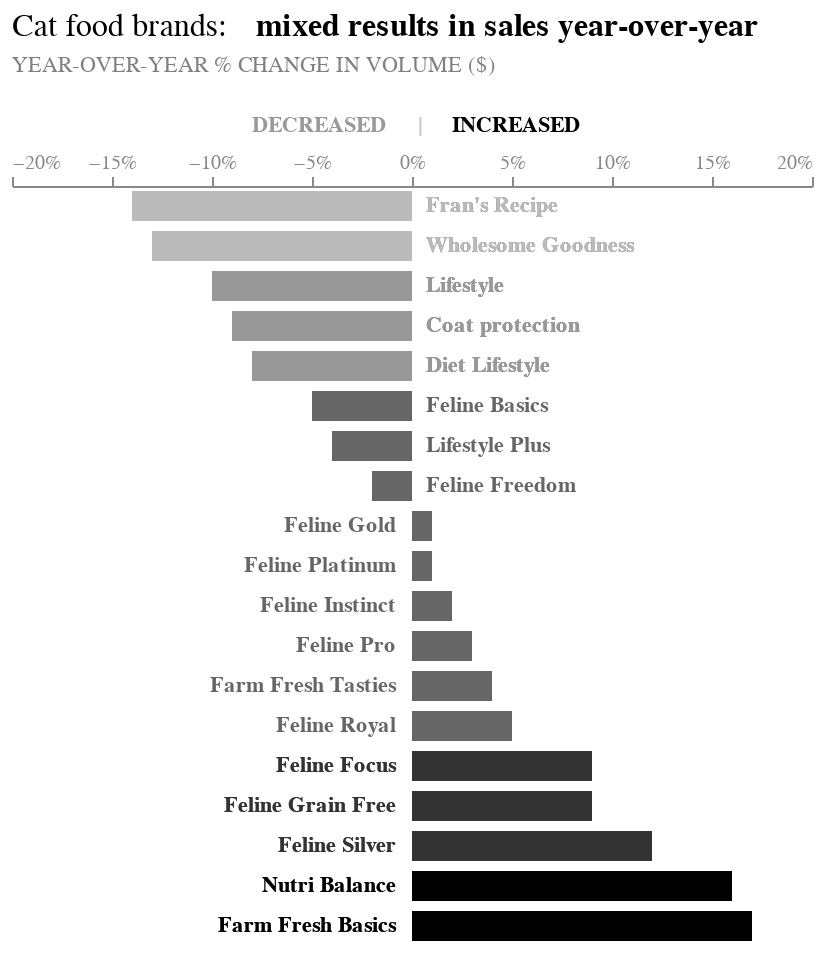

Notebook cell for this chart:
### Markdown cell above
Since the top and bottom colors can not be distinguished easily, we can create a new black and white palette.

### Code cell
chart_gray = alt.Chart(
    table
    ).mark_bar(color = "#666666", size = 15).encode(
    x = alt.X(
        "Change", 
        scale = alt.Scale(domain = [-0.20, 0.20]), 
        axis = alt.Axis(grid = False, orient = "top", 
                        labelColor = "#888888", titleColor = '#888888', 
                        titleFontWeight = 'normal', format = "%"),
        title = None
        ),
    y = alt.Y("Brands", sort = None, axis = None)
    )

chart_light_gray_mix = alt.Chart(table).mark_bar( 
        size = 15
        ).encode(
    x = alt.X(
        "Change", 
        scale = alt.Scale(domain = [-0.20, 0.20]), 
        axis = alt.Axis(grid = False, orient = "top", 
                        labelColor = "#888888", titleColor = '#888888', 
                        titleFontWeight = 'normal', format = "%"),
        title = None
        ),
    y = alt.Y("Brands", sort = None, axis = None),
    color = alt.condition(condition_decreased, alt.value('#bbbbbb'), alt.value('#999999'))
).transform_filter(
    alt.FieldOneOfPredicate(field='Brands', oneOf = ["Fran's Recipe", 'Wholesome Goodness',
                                                     'Lifestyle', 'Coat protection', 'Diet Lifestyle'])
    )

chart_black_mix = alt.Chart(table).mark_bar( 
        size = 15
        ).encode(
    x = alt.X(
        "Change", 
        scale = alt.Scale(domain = [-0.20, 0.20]), 
        axis = alt.Axis(grid = False, orient = "top", 
                        labelColor = "#888888", titleColor = '#888888', 
                        titleFontWeight = 'normal', format = "%"),
        title = None
        ),
    y = alt.Y("Brands", sort = None, axis = None),
    color = alt.condition(condition_increased,
                          alt.value('black'), alt.value('#333333'))
    ).transform_filter(
    alt.FieldOneOfPredicate(field='Brands', oneOf = ['Feline Focus', 'Feline Grain Free', 'Feline Silver',
                                                    'Nutri Balance', 'Farm Fresh Basics'])
    )

label1_gray = alt.Chart(table.loc[table['Change'] < 0]).mark_text(align = 'left', color = "#666666", fontWeight = 700).encode(
    x = alt.value(207),
    y = alt.Y('Brands', sort = None),
    text = alt.Text('Brands')
    )

label2_gray = alt.Chart(table.loc[table['Change'] > 0]).mark_text(align = 'right', color = "#666666", fontWeight = 700).encode(
    x = alt.value(192),
    y = alt.Y('Brands', sort = None),
    text = alt.Text('Brands')
    )

label_light_gray = alt.Chart(table.loc[table['Change'] < 0]).mark_text(align = 'left', fontWeight = 700).encode(
    x = alt.value(207),
    y = alt.Y('Brands', sort = None),
    text = alt.Text('Brands'),
    color = alt.condition(condition_decreased,
                          alt.value('#bbbbbb'), 
                          alt.value('#999999'))
    ).transform_filter(
    alt.FieldOneOfPredicate(field='Brands', oneOf = ["Fran's Recipe", 'Wholesome Goodness',
                                                     'Lifestyle', 'Coat protection', 'Diet Lifestyle'])
    )


label_black = alt.Chart(table.loc[table['Change'] > 0]).mark_text(align = 'right', fontWeight = 700).encode(
    x = alt.value(192),
    y = alt.Y('Brands', sort = None),
    text = alt.Text('Brands'),
    color = alt.condition(condition_increased,
                          alt.value('black'), 
                          alt.value('#333333'))
    ).transform_filter(
    alt.FieldOneOfPredicate(field='Brands', oneOf = ['Feline Focus', 'Feline Grain Free', 'Feline Silver',
                                                    'Nutri Balance', 'Farm Fresh Basics'])
    )

title_bw = alt.Chart(
    {"values": [{"text":  ["Cat food brands:"]}]}
    ).mark_text(
        size = 16, align = "left", dx = -200, dy = -270, fontWeight = 'normal', color = 'black'
        ).encode(
            text = "text:N"
            )

decreased_light_gray = alt.Chart(
    {"values": [{"text":  [
        'DECREASED'
         ]}]}
).mark_text(size = 11, align = "left", dx = -80, dy = -220, fontWeight = 700, color = '#999999').encode(
    text = "text:N"
)

increased_black = alt.Chart(
    {"values": [{"text":  [
            'INCREASED'
         ]}]}
).mark_text(size = 11, align = "left", dx = 20, dy = -220, fontWeight = 700, color = 'black').encode(
    text = "text:N"
)

black_and_white = (chart_gray + chart_light_gray_mix + 
          chart_black_mix + label1_gray + 
          label2_gray + label_light_gray + label_black + 
          title_bw + title_bw_bold_2 + subtitle_bw + 
          decreased_light_gray + increased_black + separation)

black_and_white.properties(width = 400).configure_view(stroke = None)

### Figure 1 — Vega-Lite specification as saved in the notebook (floating-point values rounded to 4 significant figures)
{"config": {"view": {"continuousWidth": 300, "continuousHeight": 300, "stroke": null}}, "layer": [{"mark": {"type": "bar", "color": "#666666", "size": 15}, "encoding": {"x": {"axis": {"format": "%", "grid": false, "labelColor": "#888888", "orient": "top", "titleColor": "#888888", "titleFontWeight": "normal"}, "field": "Change", "scale": {"domain": [-0.2, 0.2]}, "title": null, "type": "quantitative"}, "y": {"axis": null, "field": "Brands", "sort": null, "type": "nominal"}}}, {"mark": {"type": "bar", "size": 15}, "encoding": {"color": {"condition": {"test": "(datum.Brands == \"Fran's Recipe\"|datum.Brands == \"Wholesome Goodness\")", "value": "#bbbbbb"}, "value": "#999999"}, "x": {"axis": {"format": "%", "grid": false, "labelColor": "#888888", "orient": "top", "titleColor": "#888888", "titleFontWeight": "normal"}, "field": "Change", "scale": {"domain": [-0.2, 0.2]}, "title": null, "type": "quantitative"}, "y": {"axis": null, "field": "Brands", "sort": null, "type": "nominal"}}, "transform": [{"filter": {"field": "Brands", "oneOf": ["Fran's Recipe", "Wholesome Goodness", "Lifestyle", "Coat protection", "Diet Lifestyle"]}}]}, {"mark": {"type": "bar", "size": 15}, "encoding": {"color": {"condition": {"test": "(datum.Brands == \"Farm Fresh Basics\"|datum.Brands == \"Nutri Balance\")", "value": "black"}, "value": "#333333"}, "x": {"axis": {"format": "%", "grid": false, "labelColor": "#888888", "orient": "top", "titleColor": "#888888", "titleFontWeight": "normal"}, "field": "Change", "scale": {"domain": [-0.2, 0.2]}, "title": null, "type": "quantitative"}, "y": {"axis": null, "field": "Brands", "sort": null, "type": "nominal"}}, "transform": [{"filter": {"field": "Brands", "oneOf": ["Feline Focus", "Feline Grain Free", "Feline Silver", "Nutri Balance", "Farm Fresh Basics"]}}]}, {"data": {"name": "data-0cc3663d469e54c83c8449d2705bfe37"}, "mark": {"type": "text", "align": "left", "color": "#666666", "fontWeight": 700}, "encoding": {"text": {"field": "Brands", "type": "nominal"}, "x": {"value": 207}, "y": {"field": "Brands", "sort": null, "type": "nominal"}}}, {"data": {"name": "data-ec5f7c8dc3e548f95008aa754a246610"}, "mark": {"type": "text", "align": "right", "color": "#666666", "fontWeight": 700}, "encoding": {"text": {"field": "Brands", "type": "nominal"}, "x": {"value": 192}, "y": {"field": "Brands", "sort": null, "type": "nominal"}}}, {"data": {"name": "data-0cc3663d469e54c83c8449d2705bfe37"}, "mark": {"type": "text", "align": "left", "fontWeight": 700}, "encoding": {"color": {"condition": {"test": "(datum.Brands == \"Fran's Recipe\"|datum.Brands == \"Wholesome Goodness\")", "value": "#bbbbbb"}, "value": "#999999"}, "text": {"field": "Brands", "type": "nominal"}, "x": {"value": 207}, "y": {"field": "Brands", "sort": null, "type": "nominal"}}, "transform": [{"filter": {"field": "Brands", "oneOf": ["Fran's Recipe", "Wholesome Goodness", "Lifestyle", "Coat protection", "Diet Lifestyle"]}}]}, {"data": {"name": "data-ec5f7c8dc3e548f95008aa754a246610"}, "mark": {"type": "text", "align": "right", "fontWeight": 700}, "encoding": {"color": {"condition": {"test": "(datum.Brands == \"Farm Fresh Basics\"|datum.Brands == \"Nutri Balance\")", "value": "black"}, "value": "#333333"}, "text": {"field": "Brands", "type": "nominal"}, "x": {"value": 192}, "y": {"field": "Brands", "sort": null, "type": "nominal"}}, "transform": [{"filter": {"field": "Brands", "oneOf": ["Feline Focus", "Feline Grain Free", "Feline Silver", "Nutri Balance", "Farm Fresh Basics"]}}]}, {"data": {"name": "data-61ed60cd51bbea95a6d688536e3e2c35"}, "mark": {"type": "text", "align": "left", "color": "black", "dx": -200, "dy": -270, "fontWeight": "normal", "size": 16}, "encoding": {"text": {"field": "text", "type": "nominal"}}}, {"data": {"name": "data-3250e3b759259a267385e6508eb69b35"}, "mark": {"type": "text", "align": "left", "color": "black", "dx": -78, "dy": -270, "fontWeight": 700, "size": 16}, "encoding": {"text": {"field": "text", "type": "nominal"}}}, {"data": {"name": "data-ba11cdcb5208607813ec99b1dd569bab"}, "mark": {"type": "text", "align": "left", "color": "gray", "dx": -200, "dy": -250, "fontWeight": "normal", "size": 11}, "encoding": {"text": {"field": "text", "type": "nominal"}}}, {"data": {"name": "data-3ecb015f60fd260c79b4fc4b31f64dd1"}, "mark": {"type": "text", "align": "left", "color": "#999999", "dx": -80, "dy": -220, "fontWeight": 700, "size": 11}, "encoding": {"text": {"field": "text", "type": "nominal"}}}, {"data": {"name": "data-57e7b42d682c5889d2d5910745e9ec89"}, "mark": {"type": "text", "align": "left", "color": "black", "dx": 20, "dy": -220, "fontWeight": 700, "size": 11}, "encoding": {"text": {"field": "text", "type": "nominal"}}}, {"data": {"name": "data-f20e0fb6a7aa96b3235c63a327f85e9f"}, "mark": {"type": "text", "align": "left", "color": "#c6c6c6", "dx": 3, "dy": -220, "fontWeight": 700, "size": 11}, "encoding": {"text": {"field": "text", "type": "nominal"}}}], "data": {"name": "data-9ee411e192bdf834e5a77b44a346fa8f"}, "width": 400, "$schema": "https://vega.github.io/schema/vega-lite/v5.15.1.json", "datasets": {"data-9ee411e192bdf834e5a77b44a346fa8f": [{"spacing for dot plot": 0, "Brands": "Fran's Recipe", "Change": -0.14}, {"spacing for dot plot": 1, "Brands": "Wholesome Goodness", "Change": -0.13}, {"spacing for dot plot": 2, "Brands": "Lifestyle", "Change": -0.1}, {"spacing for dot plot": 3, "Brands": "Coat protection", "Change": -0.09}, {"spacing for dot plot": 4, "Brands": "Diet Lifestyle", "Change": -0.08}, {"spacing for dot plot": 5, "Brands": "Feline Basics", "Change": -0.05}, {"spacing for dot plot": 6, "Brands": "Lifestyle Plus", "Change": -0.04}, {"spacing for dot plot": 7, "Brands": "Feline Freedom", "Change": -0.02}, {"spacing for dot plot": 8, "Brands": "Feline Gold", "Change": 0.01}, {"spacing for dot plot": 9, "Brands": "Feline Platinum", "Change": 0.01}, {"spacing for dot plot": 10, "Brands": "Feline Instinct", "Change": 0.02}, {"spacing for dot plot": 11, "Brands": "Feline Pro", "Change": 0.03}, {"spacing for dot plot": 12, "Brands": "Farm Fresh Tasties", "Change": 0.04}, {"spacing for dot plot": 13, "Brands": "Feline Royal", "Change": 0.05}, {"spacing for dot plot": 14, "Brands": "Feline Focus", "Change": 0.09}, {"spacing for dot plot": 15, "Brands": "Feline Grain Free", "Change": 0.09}, {"spacing for dot plot": 16, "Brands": "Feline Silver", "Change": 0.12}, {"spacing for dot plot": 17, "Brands": "Nutri Balance", "Change": 0.16}, {"spacing for dot plot": 18, "Brands": "Farm Fresh Basics", "Change": 0.17}], "data-0cc3663d469e54c83c8449d2705bfe37": [{"spacing for dot plot": 0, "Brands": "Fran's Recipe", "Change": -0.14}, {"spacing for dot plot": 1, "Brands": "Wholesome Goodness", "Change": -0.13}, {"spacing for dot plot": 2, "Brands": "Lifestyle", "Change": -0.1}, {"spacing for dot plot": 3, "Brands": "Coat protection", "Change": -0.09}, {"spacing for dot plot": 4, "Brands": "Diet Lifestyle", "Change": -0.08}, {"spacing for dot plot": 5, "Brands": "Feline Basics", "Change": -0.05}, {"spacing for dot plot": 6, "Brands": "Lifestyle Plus", "Change": -0.04}, {"spacing for dot plot": 7, "Brands": "Feline Freedom", "Change": -0.02}], "data-ec5f7c8dc3e548f95008aa754a246610": [{"spacing for dot plot": 8, "Brands": "Feline Gold", "Change": 0.01}, {"spacing for dot plot": 9, "Brands": "Feline Platinum", "Change": 0.01}, {"spacing for dot plot": 10, "Brands": "Feline Instinct", "Change": 0.02}, {"spacing for dot plot": 11, "Brands": "Feline Pro", "Change": 0.03}, {"spacing for dot plot": 12, "Brands": "Farm Fresh Tasties", "Change": 0.04}, {"spacing for dot plot": 13, "Brands": "Feline Royal", "Change": 0.05}, {"spacing for dot plot": 14, "Brands": "Feline Focus", "Change": 0.09}, {"spacing for dot plot": 15, "Brands": "Feline Grain Free", "Change": 0.09}, {"spacing for dot plot": 16, "Brands": "Feline Silver", "Change": 0.12}, {"spacing for dot plot": 17, "Brands": "Nutri Balance", "Change": 0.16}, {"spacing for dot plot": 18, "Brands": "Farm Fresh Basics", "Change": 0.17}], "data-61ed60cd51bbea95a6d688536e3e2c35": [{"text": ["Cat food brands:"]}], "data-3250e3b759259a267385e6508eb69b35": [{"text": ["mixed results in sales year-over-year"]}], "data-ba11cdcb5208607813ec99b1dd569bab": [{"text": ["YEAR-OVER-YEAR % CHANGE IN VOLUME ($)"]}], "data-3ecb015f60fd260c79b4fc4b31f64dd1": [{"text": ["DECREASED"]}], "data-57e7b42d682c5889d2d5910745e9ec89": [{"text": ["INCREASED"]}], "data-f20e0fb6a7aa96b3235c63a327f85e9f": [{"text": ["|"]}]}}
